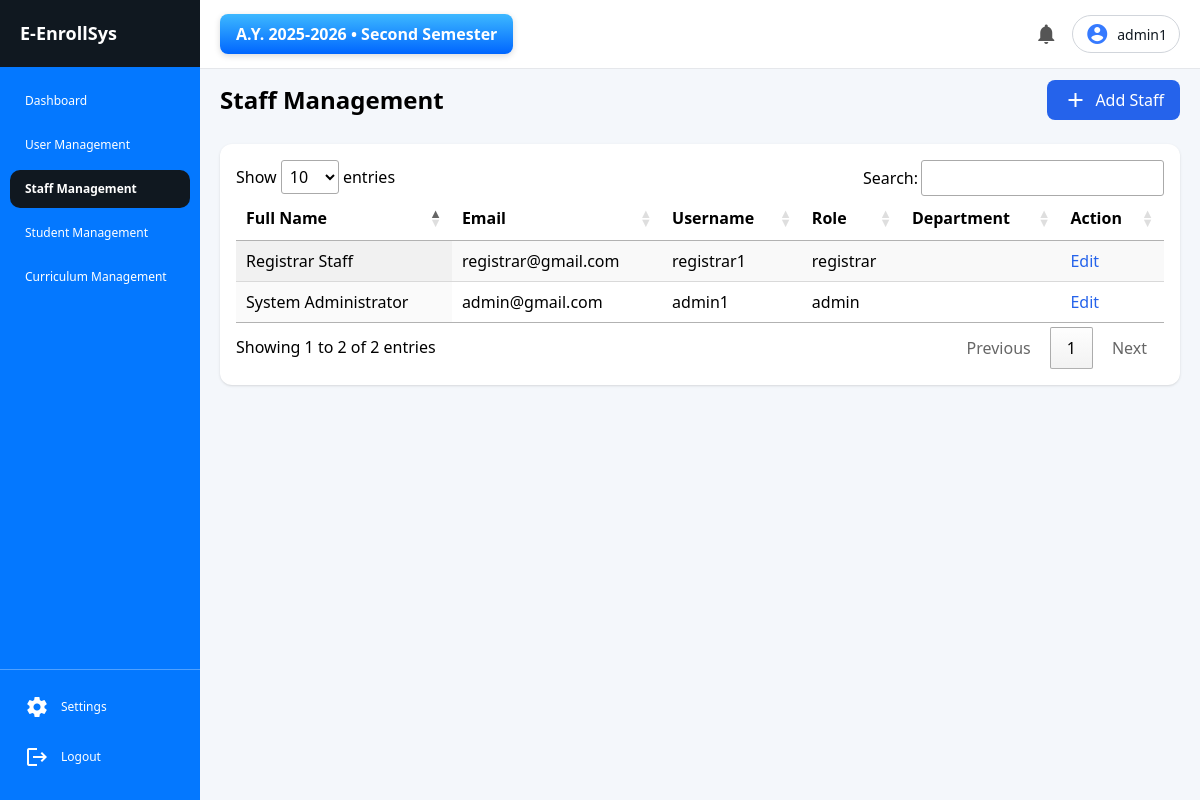
The page /admin/staff.php (signed in) on the database its author committed.
### tables this page shows
CREATE TABLE `academic_terms` (
  `id` int(11) NOT NULL,
  `academic_year_id` int(11) DEFAULT NULL,
  `semester` enum('1','2','Mid') NOT NULL,
  `is_active` tinyint(1) DEFAULT 0,
  `created_at` timestamp NOT NULL DEFAULT current_timestamp(),
  `updated_at` timestamp NOT NULL DEFAULT current_timestamp() ON UPDATE current_timestamp(),
  `start_date` date DEFAULT NULL,
  `end_date` date DEFAULT NULL
);

CREATE TABLE `academic_years` (
  `id` int(11) NOT NULL,
  `year_label` varchar(20) NOT NULL,
  `start_date` date NOT NULL,
  `end_date` date NOT NULL,
  `is_active` tinyint(1) DEFAULT 0
);

CREATE TABLE `staff` (
  `staff_id` int(11) NOT NULL,
  `users_id` int(11) DEFAULT NULL,
  `full_name` varchar(100) NOT NULL,
  `email` varchar(100) NOT NULL,
  `role_id` int(11) NOT NULL,
  `created_at` timestamp NOT NULL DEFAULT current_timestamp(),
  `dept_id` int(11) DEFAULT NULL
);

CREATE TABLE `users` (
  `users_id` int(11) NOT NULL,
  `username` varchar(100) DEFAULT NULL,
  `email` varchar(100) NOT NULL,
  `password` varchar(255) NOT NULL,
  `created_at` timestamp NOT NULL DEFAULT current_timestamp(),
  `student_id` int(11) DEFAULT NULL
);

CREATE TABLE `roles` (
  `roles_id` int(11) NOT NULL,
  `role_name` varchar(255) NOT NULL
);

### includes/current_term.php (called while the page is built)
<?php
require_once "../config/db.php";
$sql = "
    SELECT
        at.id AS term_id,
        at.semester,
        at.start_date AS term_start,
        at.end_date AS term_end,
        ay.id AS academic_year_id,
        ay.year_label,
        ay.start_date AS ay_start,
        ay.end_date AS ay_end
    FROM academic_terms at
    INNER JOIN academic_years ay
        ON ay.id = at.academic_year_id
    WHERE at.is_active = 1
      AND ay.is_active = 1
    LIMIT 1
";
$result = $conn->query($sql);
$current_term = $result ? $result->fetch_assoc() : null;

### admin/staff.php (the view, shortened to what this page needs)
<?php
require_once "../config/db.php";
$activePage = "Staff Management";
$result = $conn->query("
    SELECT s.Staff_id, s.full_name, s.Email, d.Department_code, r.Role_name, u.Username
    FROM Staff s
    LEFT JOIN Departments d ON s.Dept_id = d.Dept_id
    LEFT JOIN Roles r ON s.Role_id = r.Roles_id
    LEFT JOIN Users u ON s.Users_id = u.Users_id
    ORDER BY s.full_name
");
$rows = '';
while ($row = $result->fetch_assoc()) {
    $rows .= "
        <tr>
            <td>{$row['full_name']}</td>
            <td>{$row['Email']}</td>
            <td>{$row['Username']}</td>
            <td>{$row['Role_name']}</td>
            <td>{$row['Department_code']}</td>
            <td>
                <button class='edit-btn text-blue-600' data-id='{$row['Staff_id']}'>Edit</button>
            </td>
        </tr>
    ";
}
?>
<div class="flex justify-between items-center mb-6">
    <h1 class="text-2xl font-semibold">Staff Management</h1>
    <button id="addStaffBtn" class="bg-blue-600 text-white px-4 py-2 rounded-lg flex items-center gap-2">
        <span class="material-icons">add</span>
        Add Staff
    </button>
</div>
<div class="bg-white rounded-xl shadow p-4">
    <table id="staffTable" class="display w-full">
        <thead>
            <tr>
                <th>Full Name</th>
                <th>Email</th>
                <th>Username</th>
                <th>Role</th>
                <th>Department</th>
                <th>Action</th>
            </tr>
        </thead>
        <tbody>
            <?= $rows ?>
        </tbody>
    </table>
</div>
<link rel="stylesheet" href="https://cdn.datatables.net/1.13.6/css/jquery.dataTables.min.css">
<?php
$main_content = ob_get_clean();
include "../includes/template.php";

### includes/template.php (shortened to what this page needs)
<?php
require_once "../config/db.php";
require_once "../includes/current_term.php";
$activePage   = $activePage   ?? '';
$main_content = $main_content ?? '';
$username     = $_SESSION['username'] ?? 'User';
$semester_labels = [
    '1'   => 'First Semester',
    '2'   => 'Second Semester',
    'mid' => 'Midyear'
];
$semester_text = $semester_labels[$current_term['semester'] ?? ''] ?? '';
?>
<!DOCTYPE html>
<html lang="en">
<head>
    <script src="https://cdn.tailwindcss.com"></script>
    <link rel="stylesheet" href="../includes/style.css?v=999">
</head>
<body>
<div class="layout">
    <aside class="sidebar">
        <div class="sidebar-header">
            E-EnrollSys
        </div>
        <nav class="menu">
            <?php include "sidebar_items.php"; ?>
        </nav>
        <div class="sidebar-footer">
            <a href="../includes/settings.php" class="menu-item <?= ($activePage === 'Settings') ? 'active' : '' ?>">
                <span class="material-icons sidebar-icon">settings</span>
                Settings
            </a>
            <a href="../auth/login.php" class="menu-item">
                <span class="material-icons sidebar-icon">logout</span>
                Logout
            </a>
        </div>
    </aside>
    <main class="main">
        <header class="topbar">
            <div class="topbar-left">
                <div class="term-display">
                    <?= $current_term
                        ? "A.Y. {$current_term['year_label']} • {$semester_text}"
                        : "No active term"
                    ?>
                </div>
            </div>
            <div class="topbar-right">
                <span class="material-icons notification-icon">notifications</span>
                <div class="user-pill">
                    <span class="material-icons user-icon">account_circle</span>
                    <span class="username"><?= htmlspecialchars($username) ?></span>
                </div>
            </div>
        </header>
        <div class="content-area">
            <?= $main_content ?>
        </div>
    </main>
</div>
</body>
</html>

### includes/style.css (style rules this page uses)
* { margin: 0; padding: 0; box-sizing: border-box; font-family: "Segoe UI", sans-serif; }
body { background: #f4f7fb; }
.layout { display: flex; }
.sidebar { width: 200px; background: #0478FF; color: white; display: flex; flex-direction: column; position: fixed; top: 0; left: 0; height: 100vh; overflow-y: auto; z-index: 1000; }
.sidebar-header { background: #101820; padding: 20px; font-size: 18px; font-weight: 600; }
.menu { flex: 1; padding: 15px 10px; overflow-y: auto; }
.menu-item { display: block; padding: 10px 15px; color: white; text-decoration: none; font-size: 14px; border-radius: 10px; margin-bottom: 6px; transition: background 0.3s; }
.sidebar-footer { margin-top: auto; padding: 15px 10px; border-top: 1px solid rgba(255,255,255,0.3); font-size: 14px; }
.sidebar .menu-item, .sidebar .sidebar-footer a { display: flex; align-items: center; gap: 6px; font-size: 12px; }
.sidebar-icon { font-size: 16px; vertical-align: middle; margin-right: 6px; color: white; }
.main { margin-left: 200px; flex: 1; display: flex; flex-direction: column; }
.topbar { position: fixed; top: 0; left: 200px; right: 0; display: flex; justify-content: space-between; align-items: center; padding: 14px 20px; background-color: #ffffff; border-bottom: 1px solid #e5e7eb; z-index: 999; }
.content-area { margin-top: 60px; padding: 20px; }
.term-display { background: linear-gradient(180deg, #3db8ff, #0066ff); color: white; padding: 8px 16px; border-radius: 8px; font-size: 16px; font-weight: 600; box-shadow: 0 2px 6px rgba(0,0,0,0.15); }
.topbar-right { display: flex; align-items: center; gap: 14px; }
.notification-icon { font-size: 24px; cursor: pointer; color: #555; }
.user-pill { display: flex; align-items: center; gap: 8px; padding: 6px 12px; border: 1px solid #d1d5db; border-radius: 9999px; cursor: pointer; transition: background 0.2s; }
.user-icon { font-size: 28px; color: #367AFF; }
.username { font-size: 14px; font-weight: 500; color: #101820; }

### rows shown on the page
academic_terms: academic_year.year_label "2025-2026", semester "Second Semester"
staff: full_name "Registrar Staff", email "registrar@gmail.com", users.username "registrar1", role.role_name "registrar"
staff: full_name "System Administrator", email "admin@gmail.com", users.username "admin1", role.role_name "admin"

### other values the page prints
$name "Dashboard"
$name "User Management"
$name "Staff Management"
$name "Student Management"
$name "Curriculum Management"
$username "admin1"
